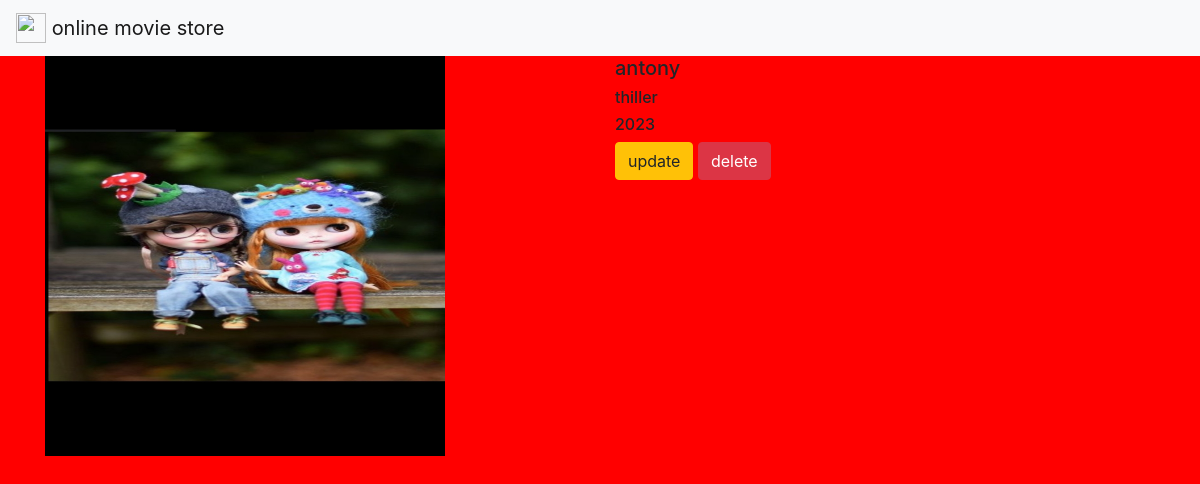
/movie/7/, run on the app's committed database.
### movieapp/models.py (models this page shows, shortened)
class Movie(models.Model):
    name=models.CharField(max_length=250)
    desc=models.TextField()
    year=models.IntegerField()
    img=models.ImageField(upload_to='gallery')

### movieapp/views.py (the view)
# urls.py: path('movie/<int:movie_id>/',views.detail,name='detail'),
def detail(request,movie_id):
    movie=Movie.objects.get(id=movie_id)
    return render(request,"detail.html",{'movie':movie})

### templates/detail.html
{% extends 'base.html' %}
{%  block body %}
<div class="container">
    <div class="row">
        <div class="col-md-6">
            <img src="{{movie.img.url}}" width="400" height="400">
        </div>
<div class="col-md-6">
    <h5>{{movie.name}}</h5>
    <h6>{{movie.desc}}</h6>
<h6>{{movie.year}}</h6>
<a class= "btn btn-warning" href=" {% url 'movieapp:update' movie.id %}">update</a>
<a class= "btn btn-danger" href=" {% url 'movieapp:delete' movie.id %}">delete</a>
  </div>
   </div>
</div>
{% endblock %}

### static/style.css (style rules this page uses)
body { background-color:red; }

### data on the page
Movie: img (picture), name "antony", desc "thiller", year "2023"
